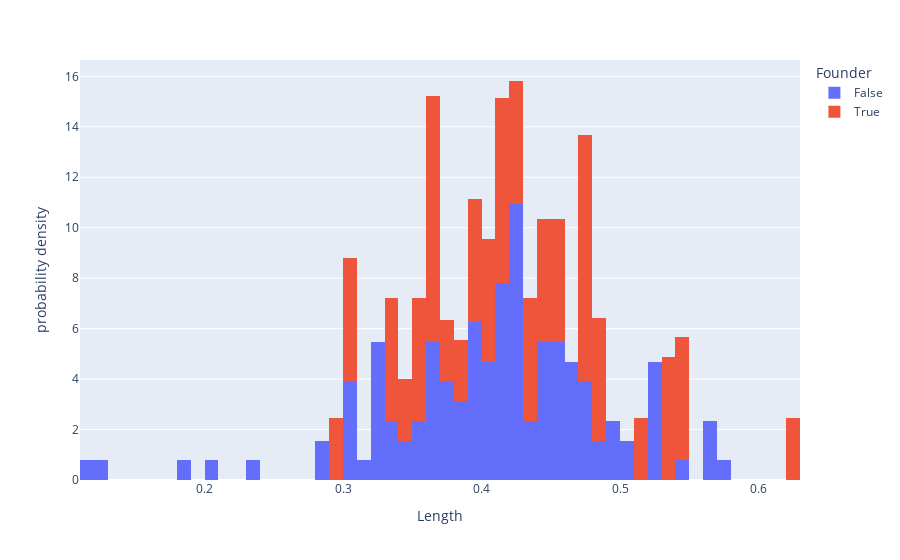

Notebook code cell kept with this figure:
### Code cell
px.histogram(data_agg.to_pandas(), color="Founder", x="Length", nbins=80, histnorm='probability density')

### Figure 1 — Plotly figure (JSON) as saved in the notebook; plotly's stock layout.template omitted (floating-point values rounded to 4 significant figures)
{"data": [{"alignmentgroup": "True", "bingroup": "x", "histnorm": "probability density", "hovertemplate": "Founder=False<br>Length=%{x}<br>probability density=%{y}<extra></extra>", "legendgroup": "False", "marker": {"color": "#636efa", "pattern": {"shape": ""}}, "name": "False", "nbinsx": 80, "offsetgroup": "False", "orientation": "v", "showlegend": true, "type": "histogram", "x": [0.4152, 0.4552, 0.3232, 0.4527, 0.4336, 0.4219, 0.4259, 0.1243, 0.4792, 0.4103, 0.4168, 0.3545, 0.2007, 0.4711, 0.4203, 0.4442, 0.3924, 0.4476, 0.3498, 0.3088, 0.3798, 0.3366, 0.3848, 0.3277, 0.5763, 0.4271, 0.4582, 0.3087, 0.2804, 0.3656, 0.1809, 0.3908, 0.4054, 0.4153, 0.4493, 0.309, 0.3648, 0.4575, 0.4091, 0.4002, 0.4607, 0.3661, 0.3659, 0.4647, 0.5285, 0.3958, 0.3049, 0.5219, 0.289, 0.393, 0.4194, 0.4209, 0.3748, 0.3183, 0.113, 0.4574, 0.522, 0.4675, 0.4156, 0.3879, 0.3542, 0.3717, 0.476, 0.3885, 0.4804, 0.4156, 0.4662, 0.3605, 0.3213, 0.3973, 0.5276, 0.5605, 0.423, 0.4607, 0.524, 0.4981, 0.3994, 0.4254, 0.4137, 0.4588, 0.343, 0.4963, 0.3318, 0.5679, 0.4237, 0.3961, 0.4306, 0.4151, 0.4473, 0.4261, 0.4431, 0.3746, 0.4267, 0.5412, 0.4687, 0.4525, 0.4709, 0.4858, 0.4307, 0.3547, 0.5689, 0.445, 0.3781, 0.4028, 0.3699, 0.33, 0.397, 0.4104, 0.3204, 0.3315, 0.3876, 0.364, 0.4457, 0.2355, 0.3286, 0.3068, 0.4239, 0.4918, 0.5098, 0.4078, 0.4277, 0.424, 0.3225, 0.475, 0.4225, 0.5034, 0.5246, 0.4062], "xaxis": "x", "yaxis": "y"}, {"alignmentgroup": "True", "bingroup": "x", "histnorm": "probability density", "hovertemplate": "Founder=True<br>Length=%{x}<br>probability density=%{y}<extra></extra>", "legendgroup": "True", "marker": {"color": "#EF553B", "pattern": {"shape": ""}}, "name": "True", "nbinsx": 80, "offsetgroup": "True", "orientation": "v", "showlegend": true, "type": "histogram", "x": [0.47, 0.417, 0.4093, 0.4589, 0.3607, 0.5372, 0.3668, 0.3832, 0.4401, 0.3625, 0.4231, 0.5399, 0.3066, 0.3593, 0.3043, 0.4796, 0.359, 0.4866, 0.5438, 0.4752, 0.417, 0.3481, 0.46, 0.4788, 0.3926, 0.4334, 0.3764, 0.4315, 0.4135, 0.4221, 0.2961, 0.5425, 0.4008, 0.6211, 0.3389, 0.33, 0.3645, 0.4865, 0.3944, 0.4457, 0.5119], "xaxis": "x", "yaxis": "y"}], "layout": {"autosize": true, "barmode": "relative", "legend": {"title": {"text": "Founder"}, "tracegroupgap": 0}, "margin": {"t": 60}, "xaxis": {"anchor": "y", "autorange": true, "domain": [0, 1], "range": [0.11, 0.63], "title": {"text": "Length"}, "type": "linear"}, "yaxis": {"anchor": "x", "autorange": true, "domain": [0, 1], "range": [0, 16.65], "title": {"text": "probability density"}}}}
